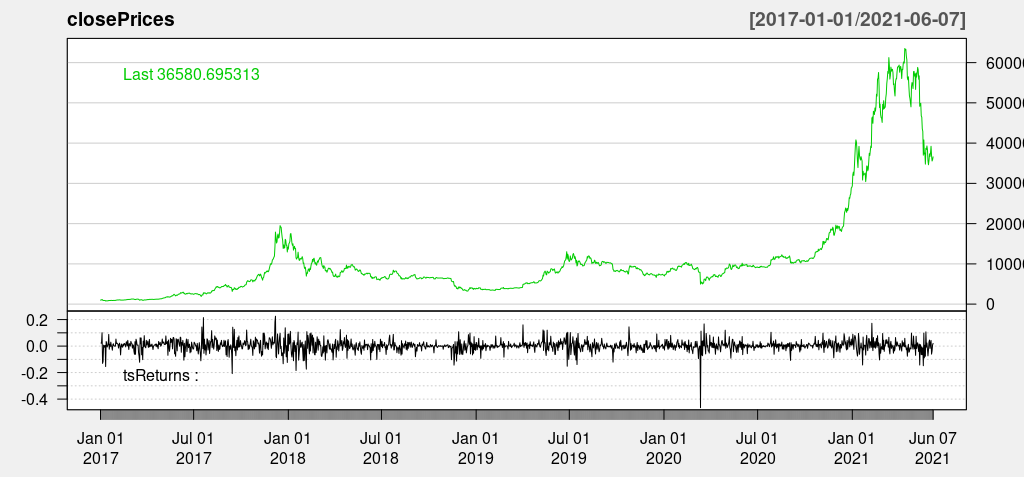

Source code (R):
# historyBTC.R: historical data of Bitcoin's price.
#
# Time series: Daily price of BTC in USD (at closing) 
# for the period Jan 2017 through today.

# Set language of plots, messagest, etc. to English (US)
# This is not necessary if you have an English system.
Sys.setlocale("LC_ALL", "en_US.UTF-8")

# Working directory is where this script is at.
this.dir <- dirname(parent.frame(2)$ofile)
setwd(this.dir)

# Load required packages
library(quantmod)   # for getSymbols, chartSeries, addTA
library(R.utils)    # for printf

# Import an one dimension time series as an xts object. 
# Here we use Bitcoin data from the specified dates
BTCUSD <- getSymbols("BTC-USD", src='yahoo', from="2017-01-01", 
                     to=Sys.Date(), auto.assign = FALSE)

# Get a feel for the data.
# Display the structure of theBTCUSD object
str(BTCUSD)
# Show first part of the BTCUSD object
print(head(BTCUSD))

# We will work only with prices at close of market
closePrices <- BTCUSD[,4]

# Bitcoin data is not available for some days in the time series 
# for whatever reason.
# Replace these 'NA' values with the approximate value obtained via linear
# interpolation of neighboring dates.
print(sum(is.na(closePrices)))
closePrices = na.approx(closePrices)
print(sum(is.na(closePrices)))

# Compute daily returns
vClosePrices <- as.numeric(closePrices) # convert closePrices to numeric vector
n <- length(vClosePrices)
# returns <- (vClosePrices[2:n] - vClosePrices[1:n-1])  # simple returns
# returns <- (vClosePrices[2:n] - vClosePrices[1:n-1]) / vClosePrices[1:n-1]
# Continuously compounded returns
returns <- log(vClosePrices[2:n]) - log(vClosePrices[1:n-1])

# Create a Date class object with the dates in the 'returns' time series
dates <- index(closePrices)
dates <- dates[-1]  # drop first date

# Convert returns to time series object
tsReturns = xts(x = returns, order.by = dates)

# Graph the price data and returns against time
chartSeries(closePrices, theme = chartTheme("white"), 
            TA=c(addTA(tsReturns)))
